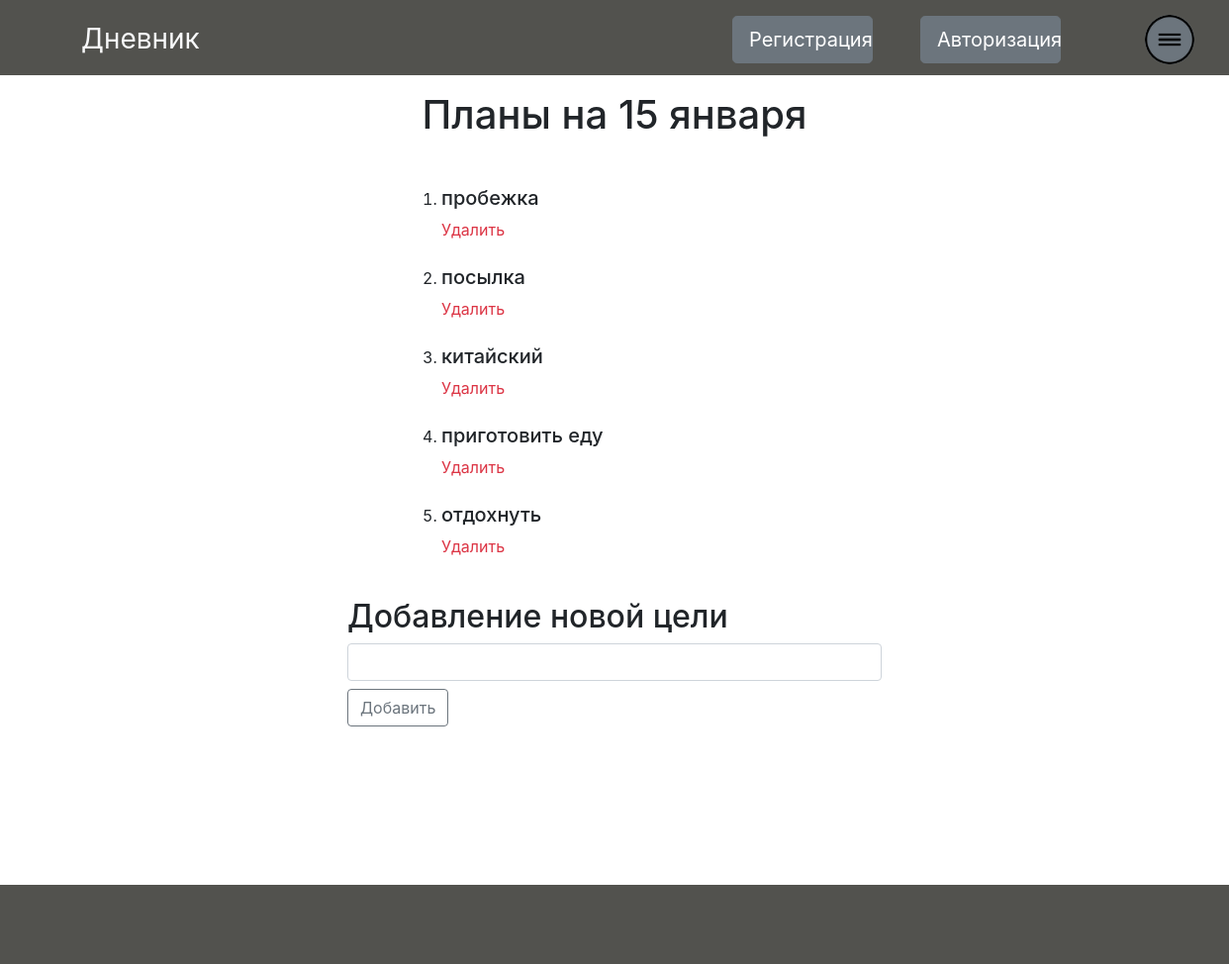
/plan/day-admin/5, run on the app's committed database.
### plan/models.py (models this page shows, shortened)
class Day(models.Model):
    date = models.DateField(default=datetime.date.today)
    author = models.ForeignKey(User, verbose_name='Автор', default='', on_delete=models.CASCADE)
    class Meta:
        verbose_name = 'День'
        verbose_name_plural = 'Дни'

class GoalForDays(models.Model):
    date = models.ForeignKey(Day, on_delete=models.CASCADE)
    author = models.ForeignKey(User, verbose_name='Автор', on_delete=models.CASCADE)
    text = models.TextField(verbose_name='Основной текст')
    done = models.BooleanField(default=False)
    class Meta:
        verbose_name = 'Цель на день'
        verbose_name_plural = 'Цели на день'

### plan/views.py (the view, shortened to what this page needs)
# urls.py: path('plan/day-<str:username>/<int:pk>', views.DayDetailView.as_view(),name='day-detail'),
class DayDetailView(DetailView,FormMixin):
    model = Day
    template_name = 'plan/day-detail.html'
    form_class = GoalForm
    def get_context_data(self, **kwards):
        ctx = super(DayDetailView,self).get_context_data(**kwards)
        day = Day.objects.filter(pk=self.kwargs['pk']).first()
        ctx['title'] = Day.objects.get(pk=self.kwargs['pk']).date
        ctx['goals'] = GoalForDays.objects.filter(date=day)
        x = len(ctx['goals'])
        count_goals = []
        for n in range(x):
            count_goals.append(n+1)
        ctx['count'] = count_goals
        ctx['form'] = GoalForm()
        return ctx

### plan/forms.py
class GoalForm(forms.ModelForm):
    def __init__(self, *args, **kwards):
        super(GoalForm, self).__init__(*args, **kwards)
        self.fields['text'].label = ""
        self.fields['text'].widget = forms.TextInput(attrs={'class': 'form-control', })
    class Meta:
        model = GoalForDays
        fields = ['text']

### plan/templates/plan/day-detail.html (shortened to what this page needs)
{% extends 'biography/base.html' %}
{% block content %}
    <h1 class="text-center mt-3"> Планы на {{title|date:'d E'}}</h1>
    <div class="container mb-5">
        <div class="row justify-content-center mt-5">
            <div class="col-12 col-lg-4 ">
                <ul>
                    {% for post in goals %}
                        <li style="list-style-type: decimal"><h5 class="">{{n}}{{post.text}}</h5></li>
                        <span><a href="{% url 'day-detail-delete' user post.id %}" class="text-danger text-sm">Удалить</a></span>
                        <br><br>
                    {% endfor %}
                </ul>
            </div>
        </div>
        <div class="row justify-content-center">
            <div class="col-12 col-lg-6 ">
                <h2>Добавление новой цели</h2>
                <form method="post new-goal" class=" mt-1 mb-5">
                    {{form}}
                    <button class="btn btn-outline-secondary mt-2" type="button">Добавить</button>
                </form>
            </div>
        </div>
    </div>
    <br><br><br><br><br><br>
{% endblock %}

### static/biography/main.css (style rules this page uses)
* { margin: 0; padding: 0; }

### data on the page
Day: date "15 января"
GoalForDays: text "пробежка"
GoalForDays: text "посылка"
GoalForDays: text "китайский"
GoalForDays: text "приготовить еду"
GoalForDays: text "отдохнуть"
